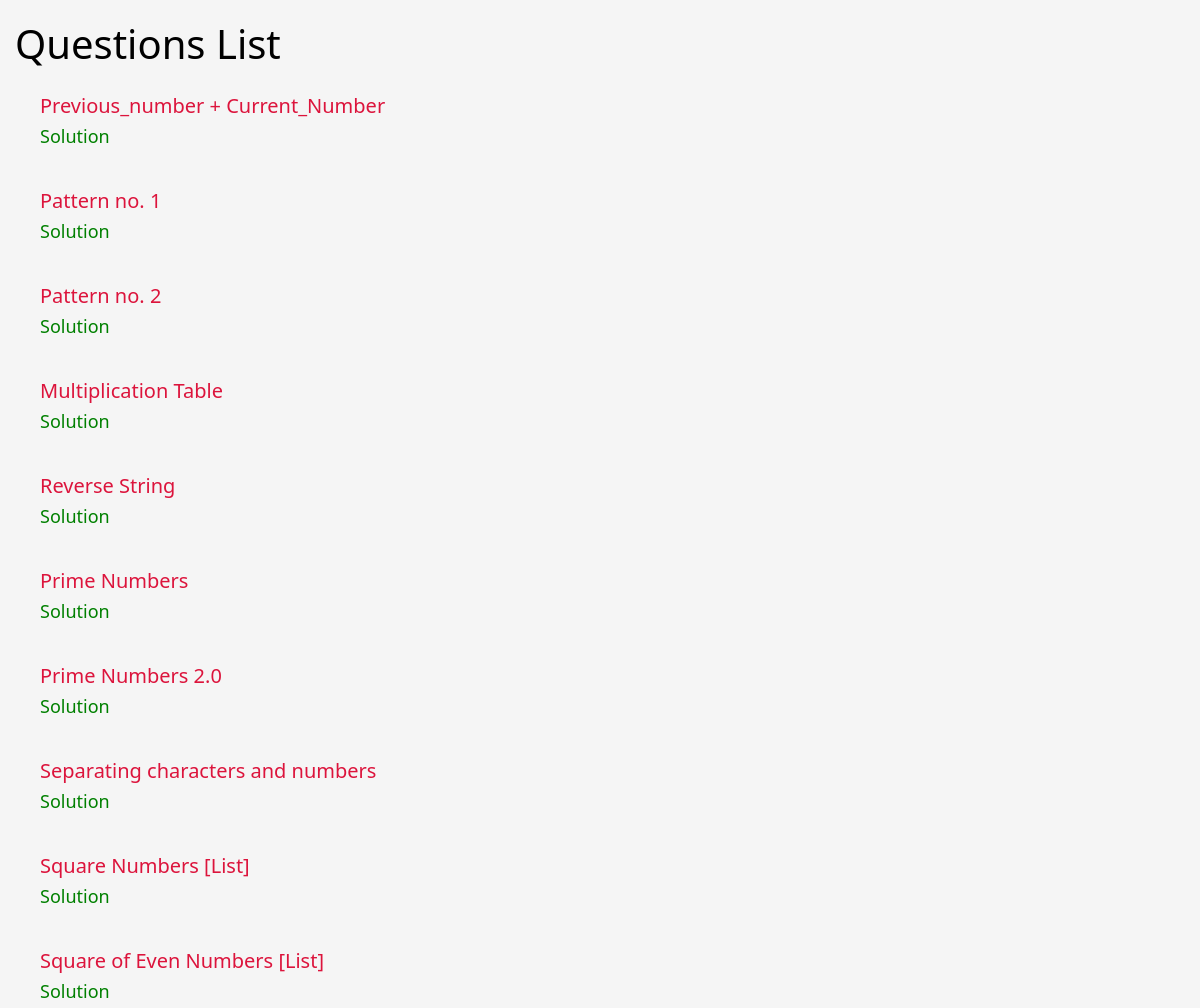
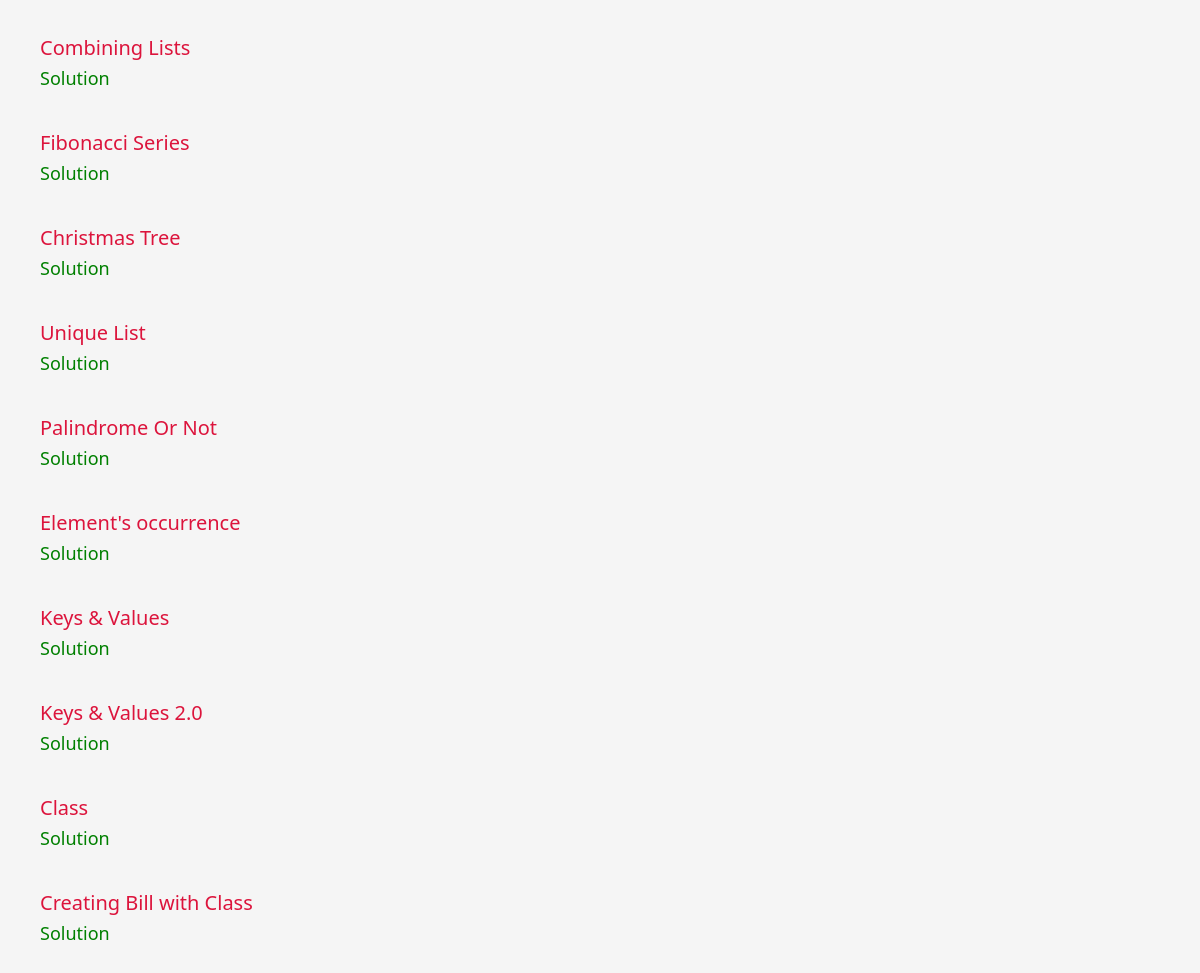
The page / on the database its author committed (2 pictures, top to bottom).
### qna_app/models.py (models this page shows, shortened)
class Questions(models.Model):
    question_title = models.CharField(max_length=200)
    question_text = models.TextField()

### qna_app/views.py (the view)
# urls.py: 2. Add a URL to urlpatterns:  path('', views.home, name='home')
def home(request):
    questions = Questions.objects.all()
    context = {
        'questions': questions,
    }
    return render(request, 'qna_app/home.html', context)

### qna_app/templates/qna_app/home.html (shortened to what this page needs)
<!DOCTYPE html>
{% load static %}
<html>
<head>
    <link rel="stylesheet" href="{% static 'qna_app/css/style.css' %}">
    <link href="https://cdn.jsdelivr.net/npm/bootstrap@5.3.0-alpha3/dist/css/bootstrap.min.css" rel="stylesheet"
>
</head>
<body>
    {% block body_block %}
    <div class="jumbotron">
        <h1>Questions List</h1>
        <div class="programs">
            {% for question in questions %}
            <p class="question">{{ question.question_title }} <br>
                <a class="solution" href="{% url 'answers' question.id %}">Solution</a>
            </p>
            {% endfor %}
        </div>
    </div>
    {% endblock %}
</body>
</html>

### qna_app/static/qna_app/css/style.css (style rules this page uses)
.jumbotron { background-color: whitesmoke; padding: 20px 0; }
h1 { color: black !important; margin-left: 15px; }
.question { color: crimson; font-size: 20px; padding: 15px 0; }
.programs a { text-decoration: none; font-size: 18px; }
.programs p { margin: 5px 40px; }
.solution { color: green; }

### rows shown on the page
Questions: question_title "Previous_number + Current_Number"
Questions: question_title "Pattern no. 1"
Questions: question_title "Pattern no. 2"
Questions: question_title "Multiplication Table"
Questions: question_title "Reverse String"
Questions: question_title "Prime Numbers"
Questions: question_title "Prime Numbers 2.0"
Questions: question_title "Separating characters and numbers"
Questions: question_title "Square Numbers [List]"
Questions: question_title "Square of Even Numbers [List]"
Questions: question_title "Combining Lists"
Questions: question_title "Fibonacci Series"
Questions: question_title "Christmas Tree"
Questions: question_title "Unique List"
Questions: question_title "Palindrome Or Not"
Questions: question_title "Element's occurrence"
Questions: question_title "Keys & Values"
Questions: question_title "Keys & Values 2.0"
Questions: question_title "Class"
Questions: question_title "Creating Bill with Class"
